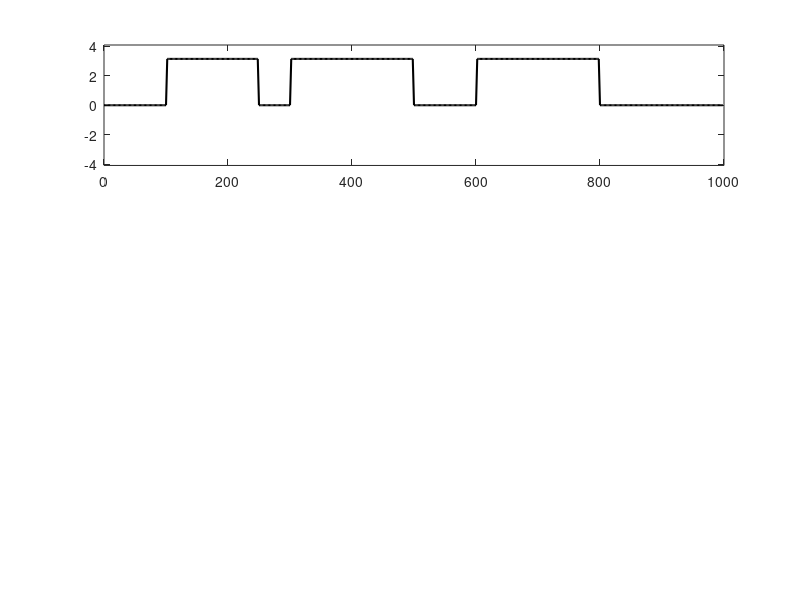

Reproduce this figure in MATLAB. (Note: this script raises an error after producing the figure.)
clear
clc
close all


%% Sim 4
save_plots = 1;
casee = 4;
TR = 2;                                                                     % Repetition time
fs = 1/TR;                                                                  % Sampling frequency
t = 0:1/fs:1000-1/fs;
f = 0.05;
N = 100;                                                 % number of repetition (realizations)
nS = 3;
freq_ranges = 0.01:0.02:0.1;
min_freq = 0;                                        % window sizes for the Windowed Phase Sync. Measures

true_plv1 = zeros(1,length(freq_ranges));
true_plv2 = zeros(1,length(freq_ranges));
true_plv3 = zeros(1,length(freq_ranges));

phi1 = pi*((t-100>0).*(t-250<0) + (t-300>0).*(t-500<0) + (t-600>0).*(t-800<0));
phi2 = pi*((t-100>0).*(t-250<0) +                      - (t-600>0).*(t-800<0));
phi3 = pi*(                     - (t-300>0).*(t-500<0) - (t-600>0).*(t-800<0));
x = cos(2*pi*f*t + phi1);    % first signal
y = cos(2*pi*f*t + phi2);    % second signal
z = cos(2*pi*f*t + phi3);    % thrid signal

pwelch_window = length(x);

phase_x = angle(hilbert(x)); 
phase_y = angle(hilbert(y));
phase_z = angle(hilbert(z));

plv1 = abs(mean(exp(1i*(phase_x - phase_y))));
plv2 = abs(mean(exp(1i*(phase_x - phase_z))));
plv3 = abs(mean(exp(1i*(phase_y - phase_z))));
pos = find(freq_ranges == f);
true_plv1(pos) = plv1; true_plv2(pos) = plv2; true_plv3(pos) = plv3;
true_plv = {true_plv1,true_plv2,true_plv3};

figure;subplot(3,1,1);plot(t,phi1, 'k', 'LineWidth', 1.5); ylim([-1.3*pi 1.3*pi]); xline(100,'-- k'); xline(250,'-- k'); xline(300,'-- k'); xline(500,'-- k'); xline(500,'-- k'); xline(600,'-- k'); xline(800,'-- k');
subplot(3,1,2);plot(t,phi2, 'r', 'LineWidth', 1.5);ylim([-1.3*pi 1.3*pi]); xline(100,'-- k'); xline(250,'-- k'); xline(300,'-- k'); xline(500,'-- k'); xline(500,'-- k');xline(600,'-- k'); xline(800,'-- k');
subplot(3,1,3);plot(t,phi3, 'b', 'LineWidth', 1.5);ylim([-1.3*pi 1.3*pi]); xline(100,'-- k'); xline(250,'-- k'); xline(300,'-- k'); xline(500,'-- k'); xline(500,'-- k');xline(600,'-- k'); xline(800,'-- k');
xlabel('Time (sec)','FontSize',12)
subplot(3,1,1);%title('Ground truth phases of the signals to generate multivariate signal')
exportgraphics(gcf, fullfile(pwd,'plots','Ground_truth_phases.png'),'Resolution',600)

figure; subplot(3,1,1);plot(t,cos(phi1-phi2), 'k', 'LineWidth', 1.5); hold on; ylim([-2 2]); %xline(100,'-- k'); xline(250,'-- k'); xline(300,'-- k'); xline(500,'-- k'); xline(500,'-- k');
x = [0 100 100 0]; y = [-2 -2 2 2]; fill(x,y,'cyan','FaceAlpha',0.3,'LineStyle','none');
x = [100 250 250 100]; y = [-2 -2 2 2]; fill(x,y,'magenta','FaceAlpha',0.3,'LineStyle','none');
x = [250 300 300 250]; y = [-2 -2 2 2]; fill(x,y,'cyan','FaceAlpha',0.3,'LineStyle','none');
x = [300 500 500 300]; y = [-2 -2 2 2]; fill(x,y,'yellow','FaceAlpha',0.3,'LineStyle','none');
x = [500 1000 1000 500]; y = [-2 -2 2 2]; fill(x,y,'cyan','FaceAlpha',0.3,'LineStyle','none'); hold off
subplot(3,1,2);plot(t,cos(phi1-phi3), 'k', 'LineWidth', 1.5); hold on; ylim([-2 2]); %xline(100,'-- k'); xline(250,'-- k'); xline(300,'-- k'); xline(500,'-- k'); xline(500,'-- k');
x = [0 100 100 0]; y = [-2 -2 2 2]; fill(x,y,'cyan','FaceAlpha',0.3,'LineStyle','none');
x = [100 250 250 100]; y = [-2 -2 2 2]; fill(x,y,'magenta','FaceAlpha',0.3,'LineStyle','none');
x = [250 300 300 250]; y = [-2 -2 2 2]; fill(x,y,'cyan','FaceAlpha',0.3,'LineStyle','none');
x = [300 500 500 300]; y = [-2 -2 2 2]; fill(x,y,'yellow','FaceAlpha',0.3,'LineStyle','none');
x = [500 1000 1000 500]; y = [-2 -2 2 2]; fill(x,y,'cyan','FaceAlpha',0.3,'LineStyle','none'); hold off
subplot(3,1,3);plot(t,cos(phi2-phi3), 'k', 'LineWidth', 1.5); hold on; ylim([-2 2]); %xline(100,'-- k'); xline(250,'-- k'); xline(300,'-- k'); xline(500,'-- k'); xline(500,'-- k');
x = [0 100 100 0]; y = [-2 -2 2 2]; fill(x,y,'cyan','FaceAlpha',0.3,'LineStyle','none');
x = [100 250 250 100]; y = [-2 -2 2 2]; fill(x,y,'magenta','FaceAlpha',0.3,'LineStyle','none');
x = [250 300 300 250]; y = [-2 -2 2 2]; fill(x,y,'cyan','FaceAlpha',0.3,'LineStyle','none');
x = [300 500 500 300]; y = [-2 -2 2 2]; fill(x,y,'yellow','FaceAlpha',0.3,'LineStyle','none');
x = [500 1000 1000 500]; y = [-2 -2 2 2]; fill(x,y,'cyan','FaceAlpha',0.3,'LineStyle','none'); hold off
xlabel('Time (sec)','FontSize',12)
subplot(3,1,1);%title('Ground truth phases of the signals to generate multivariate signal')
if save_plots
    exportgraphics(gcf, fullfile(pwd,'plots','Ground_truth_cosine_phase_differences.png'),'Resolution',600)
end

grdidx = zeros(size(t));
grdidx(1:50) = 2;
grdidx(125:150) = 2;
grdidx(250:500) = 2;
grdidx(50:125) = 3;
grdidx(150:250) = 1;
grdstate{1}(:,:,1) = 0.98*[1 -1 1;-1 1 -1;1 -1 1];
grdstate{1}(:,:,2) = 0.98*[1 1 1;1 1 1;1 1 1];
grdstate{1}(:,:,3) = 0.98*[1 1 -1;1 1 -1;-1 -1 1];

figure;
placeholder = 1:nS;
h = tight_subplot(1, nS, [0.001 0.02],[.001 .001],[.05 .1]);
labels = {'Ground Truth States'};
for j = 1:nS
    axes(h(placeholder(j)));gsplot(grdstate{1}(:,:,j));
    axis square;
    set(gca, 'XTick', [], 'YTick', [], 'CLim', [-1 1])
    c = get(gca, 'Children');
    set(c(find(strcmp(get(c, 'Type'),'line'))), 'Color', 'w')
    if j == 1
        ylabel(labels{j},'interpreter','latex');
    end
end
colorbar(h(3),'Position',[0.93 0.3 0.022 0.4],'FontSize',10); caxis([-1 1])
if save_plots
    saveas(gcf, fullfile(pwd,'plots','Ground_truth_states.png'))
end

indx = nchoosek(1:3,2);

load(fullfile("decomposed","sim4_MVMD.mat"))
load(fullfile("decomposed","sim4_MSWD.mat"))

%% MVMD
for m = 1:N
    imf = imfs_MVMD{m};
    if m == 1
        plv_length = [length(freq_ranges),size(indx,1)];
    else
        plv_length = [length(plv(m-1,:,1)),size(indx,1)];
    end
    [COSDELPHI11,plv1,mfreq1] = phase_sync_analysis47(imf,"MVMD",indx,...
     fs,f,min_freq,plv_length);
    COSDELPHI1_MVMD{m} = COSDELPHI11;
    plv(m,1:size(plv1,1),1:size(plv1,2)) = plv1;
    mfreq{m} = mfreq1;
end

for i = 1:size(indx,1)
    [plv_MVMD(:,:,i),counts_MVMD(:,:,i)] = ...
        sort_values(mfreq,freq_ranges,plv(:,:,i));
    [mean_plv_MVMD(:,i),lower_plv_MVMD(:,i),upper_plv_MVMD(:,i)] = confidence_interval(plv_MVMD(:,:,i));
end

for i = 1:N
    % k-means clustering of the matrices of phase synch.
    [idx{i},Corr{i}] = mykmeans(COSDELPHI1_MVMD{i},nS,nS);
    [mCorr_MVMD{i},midx_MVMD{i}] = matchstatesClutster(grdstate{1},Corr{i},idx{i},nS);
end

disp('MVMD')
clear mfreq plv idx Corr midx mCorr


%% MSWD
for m = 1:N
    imf = imfs_MSWD{m};
    if m == 1
        plv_length = [length(freq_ranges),size(indx,1)];
    else
        plv_length = [length(plv(m-1,:,1)),size(indx,1)];
    end
    [COSDELPHI11,plv1,mfreq1] = phase_sync_analysis47(imf,"MSWD",indx,...
     fs,f,min_freq,plv_length);
    COSDELPHI1_MSWD{m} = COSDELPHI11;
    plv(m,1:size(plv1,1),1:size(plv1,2)) = plv1;
    mfreq{m} = mfreq1;
end
for i = 1:size(indx,1)
    [plv_MSWD(:,:,i),counts_MSWD(:,:,i)] = ...
        sort_values(mfreq,freq_ranges,plv(:,:,i));
    [mean_plv_MSWD(:,i),lower_plv_MSWD(:,i),upper_plv_MSWD(:,i)] = confidence_interval(plv_MSWD(:,:,i));
end

for i = 1:N
    % k-means clustering of the matrices of phase synch.
    % if ~all(isnan(COSDELPHI1_MSWD{i}))
    [idx{i},Corr{i}] = mykmeans(COSDELPHI1_MSWD{i},nS,nS);
    [mCorr_MSwD{i},midx_MSwD{i}] = matchstatesClutster(grdstate{1},Corr{i},idx{i},nS);
    % else
    %     mCorr{1,i} = nan(nS,nS,size(indx,1)); mCorr{2,i} = nan(nS,nS,size(indx,1));
    %     midx{1,i} = nan(length(x),1); midx{2,i} = nan(length(x),1);
    % end
end
disp('MSWD')

%% PLOTS
filename = fullfile(pwd,'plots',['sim', num2str(casee), '_']);
if save_plots
    simulation4Plots(mCorr_MVMD,midx_MVMD,mCorr_MSwD,midx_MSwD,grdidx,nS,N,filename)
else
    simulation4Plots(mCorr_MVMD,midx_MVMD,mCorr_MSwD,midx_MSwD,grdidx,nS,N)
end



for i = 1:size(indx,1)
    data_plv(:,i) = [mean_plv_MVMD(:,i)',mean_plv_MSWD(:,i)'];

    E_plv_MVMD = mean_plv_MVMD(:,i) - lower_plv_MVMD(:,i);
    E_plv_MSWD = mean_plv_MSWD(:,i) - lower_plv_MSWD(:,i);
    
    
    plv_min = min([min(lower_plv_MVMD(:,i)),...
        min(lower_plv_MSWD(:,i)),min(true_plv{i})]);
    plv_max = max([max(upper_plv_MVMD(:,i)),...
        max(upper_plv_MSWD(:,i)),max(true_plv{i})]);


    figure
    errorbar(1:size(plv_MVMD,2),mean_plv_MVMD(:,i),E_plv_MVMD,'bo',"LineStyle","none",'LineWidth',1)
    hold on
    errorbar(size(plv_MVMD,2)+1:size(plv_MVMD,2)+size(plv_MSWD,2),mean_plv_MSWD(:,i),E_plv_MSWD,'go',"LineStyle","none",'LineWidth',1)
    plot([true_plv{i},true_plv{i}],'ro','LineWidth',1)
%     title(['Simulation 5: PLV (combination ', num2str(i),')'])
%     xlabel('Method')
    ylabel('PLV','FontSize',14)
    xlim([1,size(plv_MVMD,2)+size(plv_MSWD,2)])
    ylim([0,plv_max+0.02])
    start = (1 + length(freq_ranges))/2;
    stop = 2*length(freq_ranges) + 1 - start;
    ticks = start:length(freq_ranges):stop;
    xticks(ticks)
    xticklabels({'MVMD-PS','MSwD-PS'})
    a = get(gca,'XTickLabel');  
    set(gca,'XTickLabel',a,'fontsize',14)
    xline((length(freq_ranges):length(freq_ranges):length(freq_ranges))+0.5,'--')
    hold off
    if save_plots
        exportgraphics(gcf,fullfile(pwd,'plots',['sim',num2str(casee),'_comb',num2str(i),'_plv.png']),'Resolution',1000)
    end
end




